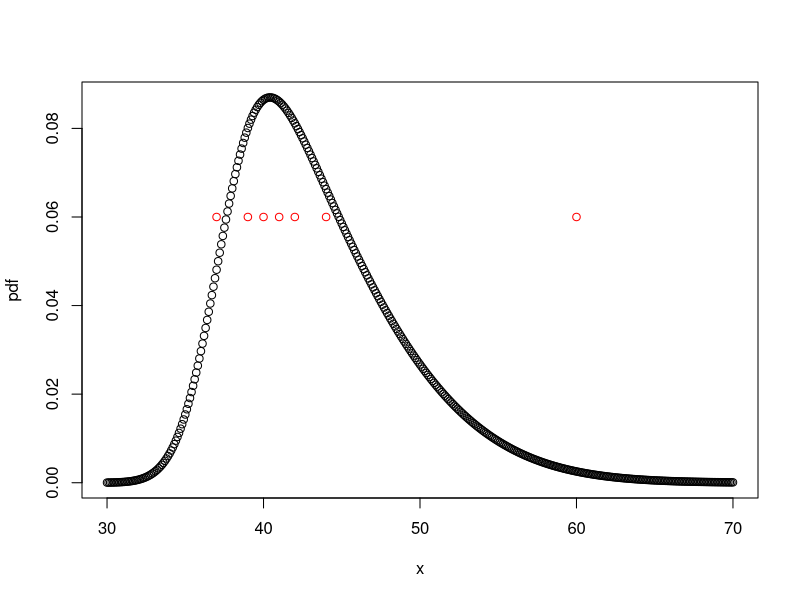

Write the R code that produced this figure.
# install.packages("fitdistrplus")
library(fitdistrplus)

# install.packages("sn")
library(sn)
dat = c(37, 39, 40, 41, 42, 44, 60)
fit = fitdist(dat, "sn", start=list(xi=0, omega=1, alpha=0, tau=0))
myList = as.list(fit$estimate)

x = seq(30, 70, by=0.1)

pdf = dsn(x, xi=myList$xi, omega=myList$omega, alpha=myList$alpha, tau=myList$tau)
plot(x, pdf)
points(dat, rep(0.06,length(dat)), col="red")
